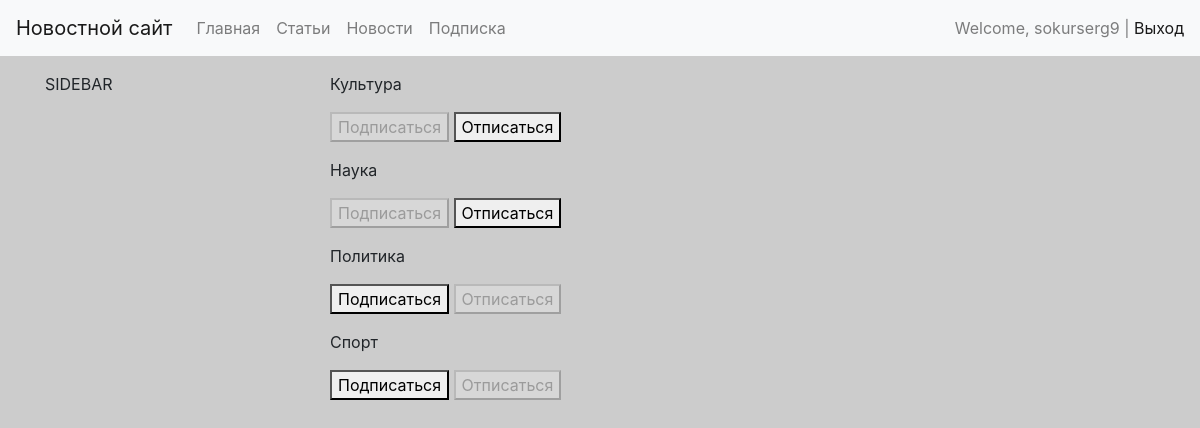
Page /subscriptions/ (signed in) on the committed database.
### news/models.py (models this page shows, shortened)
class Category(models.Model):
    name = models.CharField(max_length=64, unique=True, verbose_name='Категория')
    class Meta:
        verbose_name = 'Категория'
        verbose_name_plural = 'Категории'

### news/views.py (the view, shortened to what this page needs)
# urls.py: path('subscriptions/', views.subscriptions, name='subscriptions'),
@login_required
@csrf_protect
def subscriptions(request):
    categories_with_subscriptions = Category.objects.annotate(
        user_subscribed=Exists(
            Subscription.objects.filter(
                user=request.user, category=OuterRef('pk')
            )
        )
    ).order_by('name')
    return render(request, 'subscriptions.html', {'categories': categories_with_subscriptions})

### news/templates/subscriptions.html (shortened to what this page needs)
{% extends 'base.html' %}
{% block content %}
    {% for category in categories  %}
        <p>
            {{ category.name }}
            <form method="post">
                {% if category.user_subscribed %}
                    <button disabled>Подписаться</button>
                    <button name="action" value="unsubscribe">Отписаться</button>
                {% else %}
                    <button name="action" value="subscribe">Подписаться</button>
                    <button disabled>Отписаться</button>
                {% endif %}
            </form>
        </p>
    {% endfor %}
{% endblock content %}

### templates/inc/_nav.html (shortened to what this page needs)
<nav class="navbar navbar-expand-lg navbar-light bg-light">
    <a class="navbar-brand" href="{% url 'home' %}">Новостной сайт</a>
    <div class="collapse navbar-collapse" id="navbarSupportedContent">
        <ul class="navbar-nav mr-auto">
            <li class="nav-item"><a class="nav-link" href="{% url 'home' %}">Главная</a></li>
            <li class="nav-item"><a class="nav-link" href="{% url 'articles' %}">Статьи</a></li>
            <li class="nav-item"><a class="nav-link" href="{% url 'news' %}">Новости</a></li>
            {% if request.user.is_authenticated %}
            <li class="nav-item"><a class="nav-link" href="{% url 'subscriptions' %}">Подписка</a></li>
            {% endif %}
        </ul>
        <span class="navbar-text">
            {% if request.user.is_authenticated %}
            Welcome, {{ user.username }} | <a href="{% url 'logout' %}">Выход</a>
            {% else %}
            <a href="{% url 'register' %}">Register</a> | <a href="{% url 'login' %}">Login</a>
            {% endif %}
        </span>
    </div>
</nav>

### static/css/style.css (style rules this page uses)
body { background-color: #ccc; }

### rows in the picture
Category: name "Культура", shows "Подписаться"
Category: name "Наука", shows "Подписаться"
Category: name "Политика", shows "Подписаться"
Category: name "Спорт", shows "Подписаться"

### other values in the picture
{{ user.username }} "sokurserg9"
